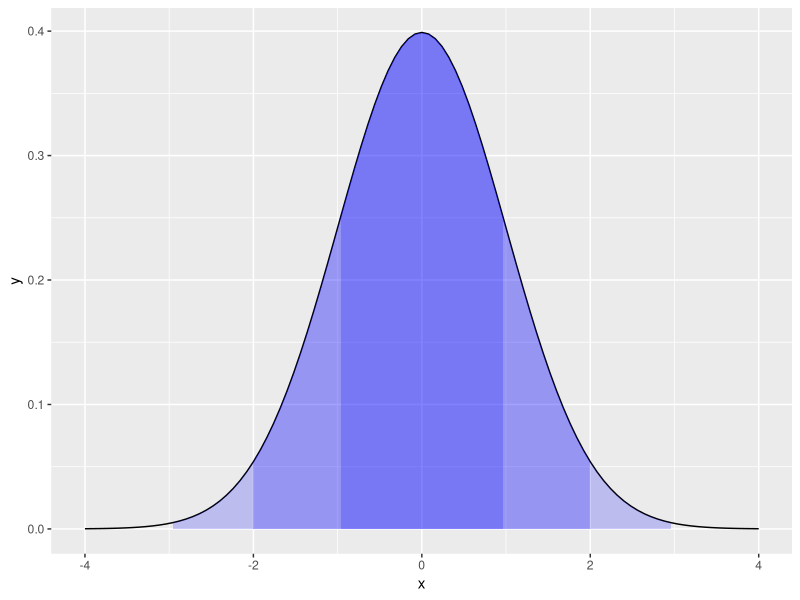

Source code (R):
## ---- chunk 1
library(ggplot2)
library(gridExtra)
limitRange <- function(fun, min, max) {
  function(x) {
    y <- fun(x)
    y[x < min  |  x > max] <- NA
    return(y)
  }
}
p <- ggplot(data.frame(x=c(-4, 4)), aes(x=x))
p + stat_function(fun = dnorm) +
  stat_function(fun = limitRange(dnorm, -1, 1),
                geom="area", fill="blue", alpha=0.2)+
  stat_function(fun = limitRange(dnorm, -2, 2),
                geom="area", fill="blue", alpha=0.2)+
  stat_function(fun = limitRange(dnorm, -3, 3),
                geom="area", fill="blue", alpha=0.2)
